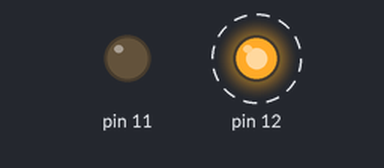
This sketch was run on a simulated Arduino Uno, built with avr-gcc and run on an emulated ATmega328P. Shown: output pins drawn as LEDs (lit = HIGH). Dashed ring = blinking.

Above: at 0.2 s.
Timing chart, 0 to 3.0 s (numbered marks = the images above):
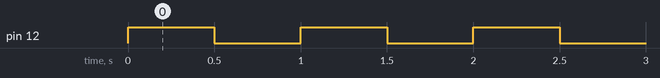

Measured:
- by itself, pin 12: alternates HIGH for 0.50 s and LOW for 0.50 s

The sketch:

Tutorial2.ino
```cpp
// the setup function runs once when you press reset or power the board
void setup() {
  // initialize digital pin LED_BUILTIN as an output.
  // pinMode(LED_BUILTIN, OUTPUT);
  pinMode(12, OUTPUT);
  pinMode(11, OUTPUT);

}

// the loop function runs over and over again forever
void loop() {
  // digitalWrite(LED_BUILTIN, HIGH);   // turn the LED on (HIGH is the voltage level)
  digitalWrite(12, HIGH);   // turn the LED on (HIGH is the voltage level)
  delay(500);                       // wait for a second
  digitalWrite(12, LOW);    // turn the LED off by making the voltage LOW
  delay(500);                       // wait for a second
}
```
